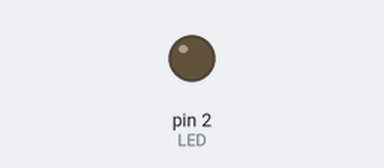
This sketch was run on a simulated Arduino Uno, built with avr-gcc and run on an emulated ATmega328P. On the bench: output pins drawn as LEDs (lit = HIGH). What the sketch prints to the serial monitor is not drawn.

Above: at 0.05 s.
Timing chart, 0 to 3.0 s (numbered marks = the images above):
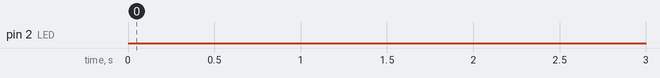

The sketch:

tema10.ino
```cpp
int veces = 0;

void setup() {
  Serial.begin(115200);
  pinMode(2, OUTPUT);	// LED
}

void loop() {
  while(veces < 10) {
    Serial.println("Esperando...");
    delay(1000);
    veces++;
  }

  while(1) { // Por siempre
    digitalWrite(2, HIGH);
    delay(100);
    digitalWrite(2, LOW);
    delay(100);
  }
}
```

Measured:
- by itself, pin 2 (LED): LOW → HIGH at 10.0 s, → LOW 0.10 s later, → HIGH 0.10 s later, → LOW 0.10 s later, … (1200 changes in this stretch)
